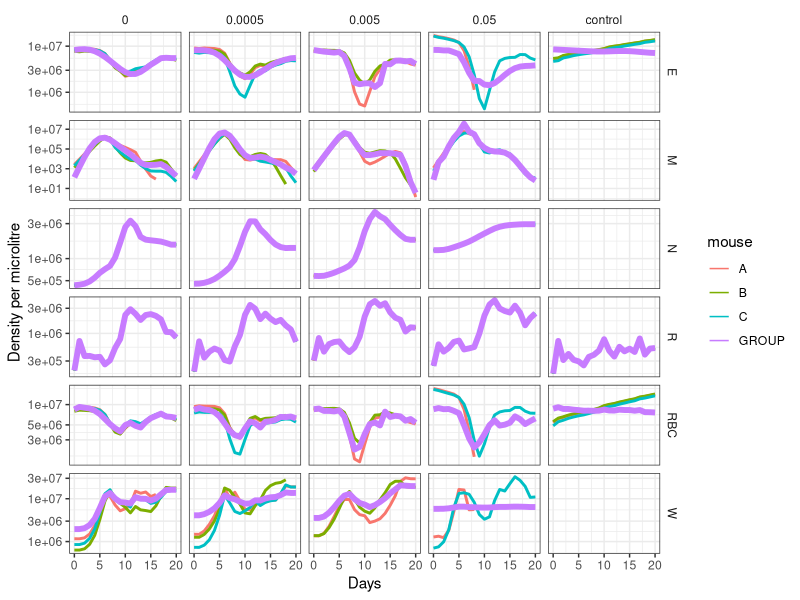
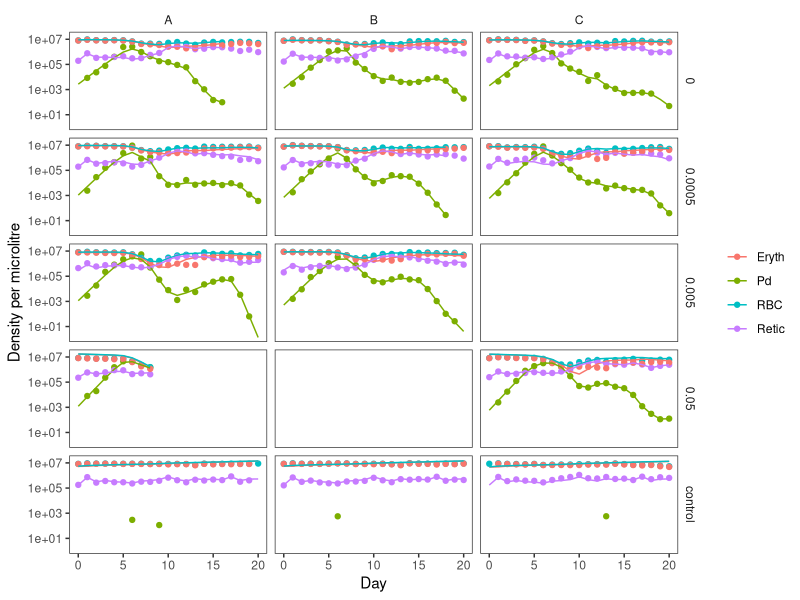
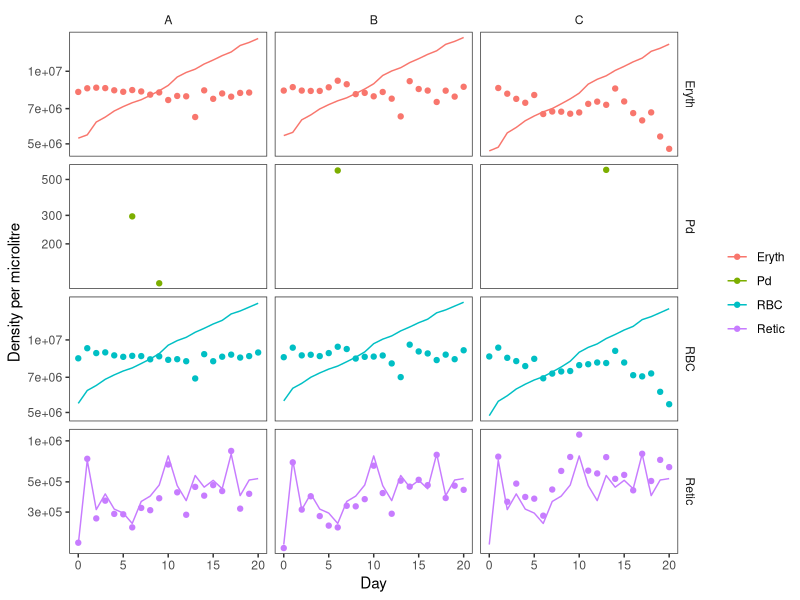
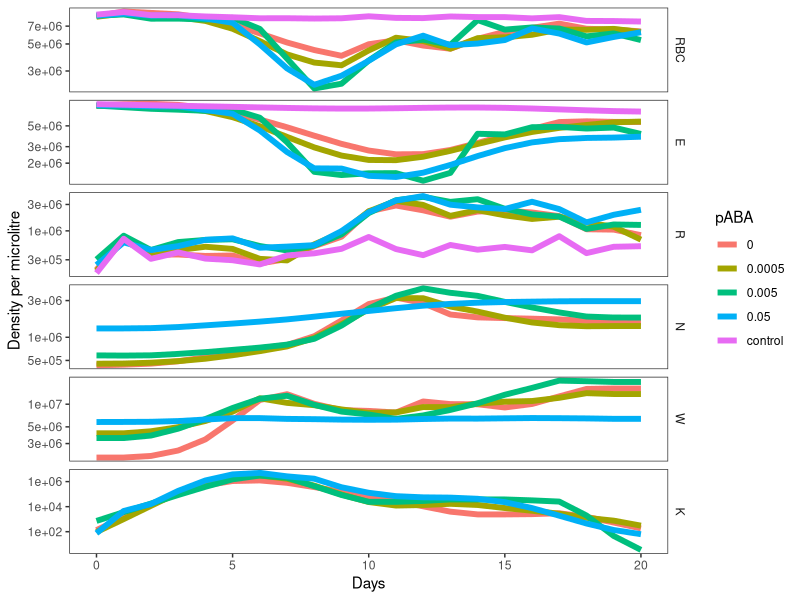
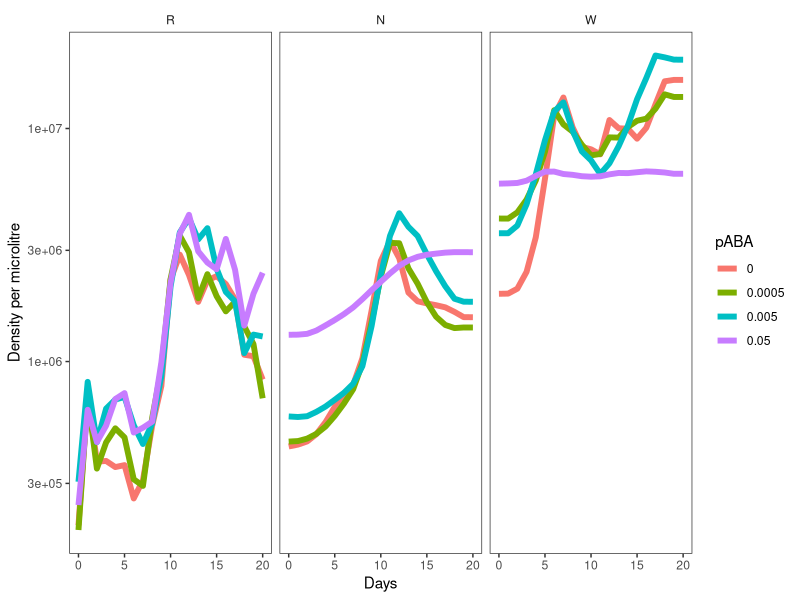
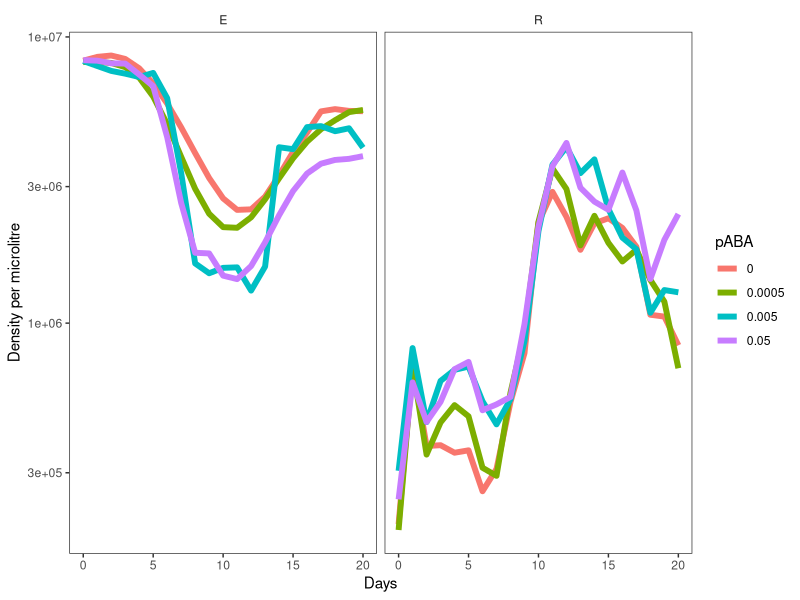
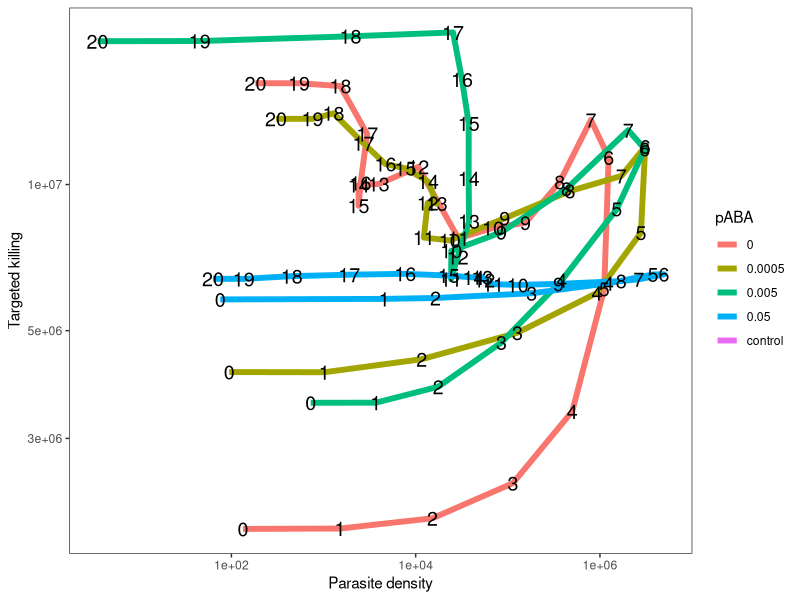
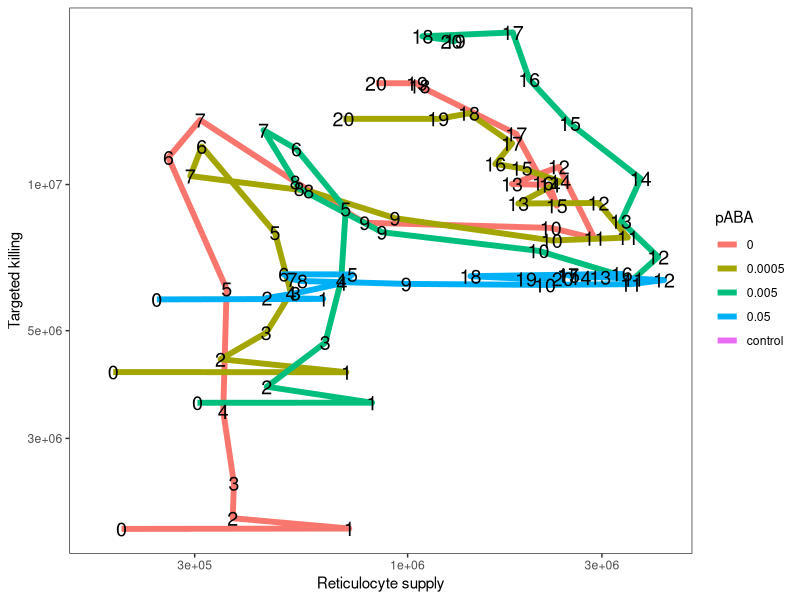

Generate these figures, in order, with R:
## ---- chunk 1
knitr::opts_chunk$set(echo = TRUE)
## ---- chunk 2
library(tidyverse)
library(scales)
## ---- chunk 3
setwd("~/Documents/GitHub/bdd/nw11_hier/")
## ---- chunk 4
##Read in data
read_csv(
  "data.csv",
  col_types="iiinnnn"
) |>
  mutate(
    mouseid=sprintf("%02d-%02d",box,mouse),
    box=sprintf("%02d",box),
    mouse=sprintf("%02d",mouse),
    paba=as.factor(box),
    rbc_density=rbc_density/1000,
    paba=case_match(
      paba,
      "01"~"0.05",
      "02"~"0.005",
      "03"~"0.0005",
      "04"~"0",
      "05"~"control"
    )
  ) |>
  select(
    day,
    mouseid,
    paba,
    box,
    mouse,
    Pd=ama_density,
    RBC=rbc_density,
    Ter119=ter119_density,
    CD71=cd71_density
  ) |>
  arrange(mouseid,day) |>
  mutate(
    paba=as.character(paba),
    Ter119=if_else(Ter119==0,NA_real_,Ter119),
    CD71=if_else(CD71==0,NA_real_,CD71),
    Eryth=(1-CD71/Ter119)*RBC,
    Retic=CD71/Ter119*RBC,
    mouse=case_when(
      mouse=="01"~"A",
      mouse=="02"~"B",
      mouse=="03"~"C",
      TRUE~NA_character_
    )
  ) -> data_full
## ---- chunk 5
coef_df <- read_csv("est_coefs_joint_v4.csv")
po_df <- read_csv("est_po_joint_v4.csv") |>
  mutate(pABA=case_match(
    box,
    "01"~"0.05",
    "02"~"0.005",
    "03"~"0.0005",
    "04"~"0",
    "05"~"control"
  ))

## ---- chunk 6
coef_df |> select(-box) |> unique()
## ---- chunk 7
po_df |> pivot_wider(names_from=name,values_from=value) |>
  mutate(RBC=logE+logR) |>
  select(mouse,time,box,pABA,E=logE,M=logM,N=logN,R=logR,W=logW,RBC) |>
  pivot_longer(-c(mouse,time,box,pABA)) |>
  ggplot(aes(x=time,y=value,color=mouse,linewidth=mouse=="GROUP"))+
  geom_line()+
  scale_linewidth_manual(guide="none",values=c(`TRUE`=2,`FALSE`=1))+
  scale_y_log10()+
  xlab("Days")+ylab("Density per microlitre")+
  facet_grid(name~pABA,scales="free_y")+
  theme_bw()+
  theme(
    strip.background = element_blank()
  )
## ---- chunk 8
po_df |>
  filter(mouse!="GROUP",name%in%c("logE","logR","logM")) |>
  pivot_wider(names_from=name,values_from=value) |>
  mutate(K=(logR+logE)*(1-exp(-logM/(logR+logE))),
         RBC=logR+logE) |>
  select(time,mouse,box,pABA,RBC,Retic=logR,Pd=K,Eryth=logE) |>
  unite("ID",c(time,box,mouse),sep="_",remove=F) -> fits

data_full |>
  select(time=day,pABA=paba,box,mouse,Pd,RBC,Retic,Eryth) |>
  unite("ID",c(time,box,mouse),sep="_",remove=F) -> data

data <- slice(data,which(data$ID%in%fits$ID))

fits |> pivot_longer(-c(ID,time,mouse,box,pABA)) -> fits
data |> pivot_longer(-c(ID,time,mouse,box,pABA)) -> data
  
ggplot()+
  geom_point(data=data,aes(x=time,y=value,col=name))+
  geom_line(data=fits,aes(x=time,y=value,col=name))+
  facet_grid(pABA~mouse)+
  scale_y_log10()+
  xlab("Day")+ylab("Density per microlitre")+
  theme_bw()+
  theme(strip.background=element_blank(),
        legend.title=element_blank(),
        panel.grid = element_blank()
        )

ggplot()+
  geom_point(data=data |> filter(pABA=="control"),aes(x=time,y=value,col=name))+
  geom_line(data=fits |> filter(pABA=="control"),aes(x=time,y=value,col=name))+
  facet_grid(name~mouse,scales="free_y")+
  scale_y_log10()+
  xlab("Day")+ylab("Density per microlitre")+
  theme_bw()+
  theme(strip.background=element_blank(),
        legend.title=element_blank(),
        panel.grid = element_blank()
        )
## ---- chunk 9
po_df |>
  filter(mouse=="GROUP") |>
  pivot_wider(names_from=name,values_from=value) |>
  mutate(K=(logR+logE)*(1-exp(-logM/(logR+logE))),
         RBC=logR+logE) |>
  select(time,mouse,box,pABA,RBC,E=logE,R=logR,K,N=logN,W=logW) |>
  pivot_longer(-c(time,mouse,box,pABA)) -> group.fits

group.fits$name <- factor(group.fits$name,levels=c("RBC","E","R","N","W","K"))

group.fits |>
  ggplot(aes(x=time,y=value,color=pABA))+
  geom_line(linewidth=2)+
  scale_y_log10()+
  xlab("Days")+ylab("Density per microlitre")+
  facet_grid(name~.,scales="free_y")+
  theme_bw()+
  theme(strip.background=element_blank(),
        panel.grid = element_blank()
        )

group.fits |>
  filter(pABA!="control",name%in%c("R","N","W")) |>
  ggplot(aes(x=time,y=value,color=pABA))+
  geom_line(linewidth=2)+
  scale_y_log10()+
  xlab("Days")+ylab("Density per microlitre")+
  facet_grid(.~name,scales="free_y")+
  theme_bw()+
  theme(strip.background=element_blank(),
        panel.grid = element_blank()
        )

group.fits |>
  filter(pABA!="control",name%in%c("R","E")) |>
  ggplot(aes(x=time,y=value,color=pABA))+
  geom_line(linewidth=2)+
  scale_y_log10()+
  xlab("Days")+ylab("Density per microlitre")+
  facet_grid(.~name,scales="free_y")+
  theme_bw()+
  theme(strip.background=element_blank(),
        panel.grid = element_blank()
        )
## ---- chunk 10
po_df |>
  filter(mouse=="GROUP") |>
  pivot_wider(names_from=name,values_from=value) |>
  mutate(K=(logR+logE)*(1-exp(-logM/(logR+logE))),
         RBC=logR+logE) |>
  select(time,mouse,box,pABA,RBC,E=logE,R=logR,K,N=logN,W=logW) -> swirls

swirls |>
  ggplot(aes(x=K,y=W,color=pABA))+
  geom_path(linewidth=2)+
  geom_text(aes(label=time),col="black",size=5)+
  scale_x_log10()+scale_y_log10()+
  xlab("Parasite density")+ylab("Targeted killing")+
  theme_bw()+
  theme(
        panel.grid = element_blank()
        )

swirls |>
  ggplot(aes(x=R,y=W,color=pABA))+
  geom_path(linewidth=2)+
  geom_text(aes(label=time),col="black",size=5)+
  scale_x_log10()+scale_y_log10()+
  xlab("Reticulocyte supply")+ylab("Targeted killing")+
  theme_bw()+
  theme(
        panel.grid = element_blank()
        )

swirls |>
  ggplot(aes(x=R,y=N,color=pABA))+
  geom_path(linewidth=2)+
  geom_text(aes(label=time),col="black",size=5)+
  scale_x_log10()+scale_y_log10()+
  xlab("Reticulocyte supply")+ylab("Indiscriminate killing")+
  theme_bw()+
  theme(
        panel.grid = element_blank()
        )

swirls |>
  ggplot(aes(x=W,y=N,color=pABA))+
  geom_path(linewidth=2)+
  geom_text(aes(label=time),col="black",size=5)+
  scale_x_log10()+scale_y_log10()+
  xlab("Targeted killing")+ylab("Indiscriminate killing")+
  theme_bw()+
  theme(
        panel.grid = element_blank()
        )
## ---- chunk 11
ggplot()+
  geom_path(data=swirls|>filter(pABA=="0.05"),aes(x=E,y=lead(R),color=pABA),linewidth=2)+
  geom_path(data=swirls|>filter(pABA=="0.005"),aes(x=E,y=lead(R),color=pABA),linewidth=2)+
  geom_path(data=swirls|>filter(pABA=="0.0005"),aes(x=E,y=lead(R),color=pABA),linewidth=2)+
  geom_path(data=swirls|>filter(pABA=="0"),aes(x=E,y=lead(R),color=pABA),linewidth=2)+
  geom_text(data=swirls|>filter(pABA=="0.05"),aes(x=E,y=lead(R),label=time),col="black",size=5)+
  geom_text(data=swirls|>filter(pABA=="0.005"),aes(x=E,y=lead(R),label=time),col="black",size=5)+
  geom_text(data=swirls|>filter(pABA=="0.0005"),aes(x=E,y=lead(R),label=time),col="black",size=5)+
  geom_text(data=swirls|>filter(pABA=="0"),aes(x=E,y=lead(R),label=time),col="black",size=5)+
  scale_x_log10()+scale_y_log10()+
  xlab("Erythrocytes (t)")+ylab("Reticulocytes (t+1)")+
  theme_bw()+
  theme(
        panel.grid = element_blank()
        )

ggplot()+
  geom_path(data=swirls|>filter(pABA=="0.05"),aes(x=RBC,y=lead(R),color=pABA),linewidth=2)+
  geom_path(data=swirls|>filter(pABA=="0.005"),aes(x=RBC,y=lead(R),color=pABA),linewidth=2)+
  geom_path(data=swirls|>filter(pABA=="0.0005"),aes(x=RBC,y=lead(R),color=pABA),linewidth=2)+
  geom_path(data=swirls|>filter(pABA=="0"),aes(x=RBC,y=lead(R),color=pABA),linewidth=2)+
  geom_text(data=swirls|>filter(pABA=="0.05"),aes(x=RBC,y=lead(R),label=time),col="black",size=5)+
  geom_text(data=swirls|>filter(pABA=="0.005"),aes(x=RBC,y=lead(R),label=time),col="black",size=5)+
  geom_text(data=swirls|>filter(pABA=="0.0005"),aes(x=RBC,y=lead(R),label=time),col="black",size=5)+
  geom_text(data=swirls|>filter(pABA=="0"),aes(x=RBC,y=lead(R),label=time),col="black",size=5)+
  scale_x_log10()+scale_y_log10()+
  xlab("Total RBCs (t)")+ylab("Reticulocytes (t+1)")+
  theme_bw()+
  theme(
        panel.grid = element_blank()
        )

ggplot()+
  geom_text(data=swirls|>filter(pABA=="0.05"),aes(x=E,y=lead(R),color=pABA,label=time),size=5)+
  geom_text(data=swirls|>filter(pABA=="0.005"),aes(x=E,y=lead(R),color=pABA,label=time),size=5)+
  geom_text(data=swirls|>filter(pABA=="0.0005"),aes(x=E,y=lead(R),color=pABA,label=time),size=5)+
  geom_text(data=swirls|>filter(pABA=="0"),aes(x=E,y=lead(R),color=pABA,label=time),size=5)+
  xlab("Erythrocytes (t)")+ylab("Reticulocytes (t+1)")+
  theme_bw()+
  theme(
        panel.grid = element_blank()
        )

ggplot()+
  geom_text(data=swirls|>filter(pABA=="0.05"),aes(x=log(E),y=lead(log(R)),color=pABA,label=time),size=5)+
  geom_text(data=swirls|>filter(pABA=="0.005"),aes(x=log(E),y=lead(log(R)),color=pABA,label=time),size=5)+
  geom_text(data=swirls|>filter(pABA=="0.0005"),aes(x=log(E),y=lead(log(R)),color=pABA,label=time),size=5)+
  geom_text(data=swirls|>filter(pABA=="0"),aes(x=log(E),y=lead(log(R)),color=pABA,label=time),size=5)+
  xlab("log Erythrocytes (t)")+ylab("log Reticulocytes (t+1)")+
  theme_bw()+
  theme(
        panel.grid = element_blank()
        )

ggplot()+
  geom_text(data=swirls|>filter(pABA=="0.05"),aes(x=RBC,y=lead(R),color=pABA,label=time),size=5)+
  geom_text(data=swirls|>filter(pABA=="0.005"),aes(x=RBC,y=lead(R),color=pABA,label=time),size=5)+
  geom_text(data=swirls|>filter(pABA=="0.0005"),aes(x=RBC,y=lead(R),color=pABA,label=time),size=5)+
  geom_text(data=swirls|>filter(pABA=="0"),aes(x=RBC,y=lead(R),color=pABA,label=time),size=5)+
  xlab("Total RBCs (t)")+ylab("Reticulocytes (t+1)")+
  theme_bw()+
  theme(
        panel.grid = element_blank()
        )

ggplot()+
  geom_text(data=swirls|>filter(pABA=="0.05",time<=6),aes(x=E,y=lead(R),color=pABA,label=time),size=5)+
  geom_text(data=swirls|>filter(pABA=="0.005",time<=6),aes(x=E,y=lead(R),color=pABA,label=time),size=5)+
  geom_text(data=swirls|>filter(pABA=="0.0005",time<=6),aes(x=E,y=lead(R),color=pABA,label=time),size=5)+
  geom_text(data=swirls|>filter(pABA=="0",time<=6),aes(x=E,y=lead(R),color=pABA,label=time),size=5)+
  xlab("Erythrocytes (t)")+ylab("Reticulocytes (t+1)")+
  theme_bw()+
  ggtitle("Through peak parasitaemia")+
  theme(
        panel.grid = element_blank()
        )

ggplot()+
  geom_text(data=swirls|>filter(pABA=="0.05",time>6),aes(x=E,y=lead(R),color=pABA,label=time),size=5)+
  geom_text(data=swirls|>filter(pABA=="0.005",time>6),aes(x=E,y=lead(R),color=pABA,label=time),size=5)+
  geom_text(data=swirls|>filter(pABA=="0.0005",time>6),aes(x=E,y=lead(R),color=pABA,label=time),size=5)+
  geom_text(data=swirls|>filter(pABA=="0",time>6),aes(x=E,y=lead(R),color=pABA,label=time),size=5)+
  xlab("Erythrocytes (t)")+ylab("Reticulocytes (t+1)")+
  theme_bw()+
  ggtitle("Post peak parasitaemia")+
  theme(
        panel.grid = element_blank()
        )

ggplot()+
  geom_text(data=swirls,aes(x=E,y=lead(R),color=pABA,label=time),size=5)+
  xlab("Erythrocytes (t)")+ylab("Reticulocytes (t+1)")+
  theme_bw()+
  facet_wrap(pABA~.)+
  theme(
        panel.grid = element_blank()
        )

ggplot()+
  geom_smooth(data=swirls,aes(x=E,y=lead(R),color=pABA))+
  xlab("Erythrocytes (t)")+ylab("Reticulocytes (t+1)")+
  theme_bw()+
  theme(
        panel.grid = element_blank()
        )
## ---- chunk 12
po_df |>
  pivot_wider(names_from=name,values_from=value) |>
  mutate(K=(logR+logE)*(1-exp(-logM/(logR+logE))),
         RBC=logR+logE) |>
  select(time,mouse,box,paba=pABA,RBC,E=logE,R=logR,K,N=logN,W=logW) -> swirls2

ggplot()+
  geom_point(data=data_full |>filter(day<=20,paba!="control",paba!="0.05"),aes(x=day,y=Retic,col=mouse))+
  geom_line(data=swirls2 |> filter(mouse!="GROUP",paba!="control",paba!="0.05"),aes(x=time,y=R,col=mouse))+
  xlab("Day")+ylab("Reticulocyte supply")+
  facet_grid(paba~.)+
  theme_bw()+
  scale_y_log10()+
  theme(
        panel.grid = element_blank()
        )
